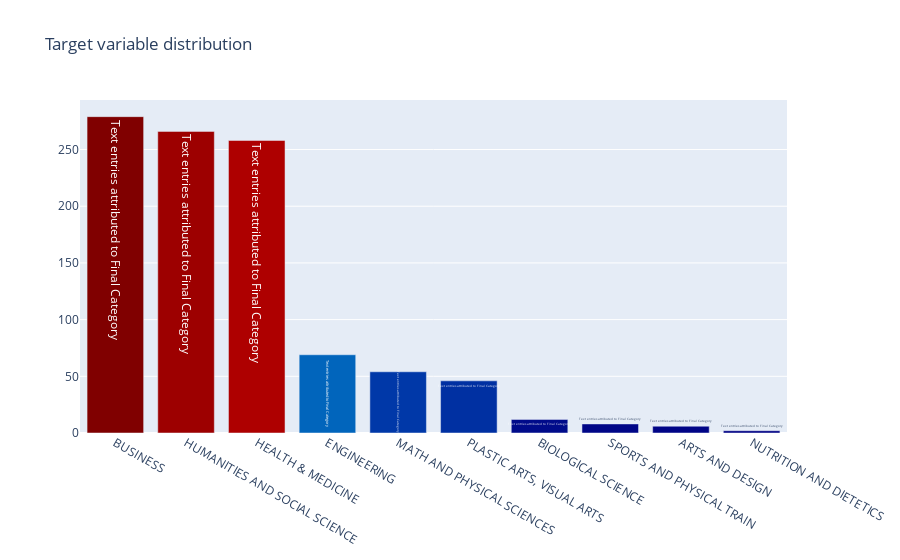

Here is the notebook cell this chart was saved with:
### Code cell
data = [go.Bar(
            x = df1.final_cat.unique(),
            y = df1.final_cat.value_counts().values,
            marker= dict(colorscale='Jet',
                         color = df1.final_cat.value_counts().values
                        ),
            text='Text entries attributed to Final Category'
    )]

layout = go.Layout(
    title='Target variable distribution'
)

fig = go.Figure(data=data, layout=layout)

py.iplot(fig, filename='basic-bar')

### Figure 1 — Plotly figure (JSON) as saved in the notebook; plotly's stock layout.template omitted (floating-point values rounded to 4 significant figures)
{"data": [{"marker": {"color": [279, 266, 258, 69, 54, 46, 12, 8, 6, 2], "colorscale": [[0, "rgb(0,0,131)"], [0.2, "rgb(0,60,170)"], [0.4, "rgb(5,255,255)"], [0.6, "rgb(255,255,0)"], [0.8, "rgb(250,0,0)"], [1, "rgb(128,0,0)"]]}, "text": "Text entries attributed to Final Category", "type": "bar", "x": ["BUSINESS", "HUMANITIES AND SOCIAL SCIENCE", "HEALTH & MEDICINE", "ENGINEERING", "MATH AND PHYSICAL SCIENCES", "PLASTIC ARTS, VISUAL ARTS", "BIOLOGICAL SCIENCE", "SPORTS AND PHYSICAL TRAIN", "ARTS AND DESIGN", "NUTRITION AND DIETETICS"], "y": [279, 266, 258, 69, 54, 46, 12, 8, 6, 2]}], "layout": {"title": {"text": "Target variable distribution"}}}
